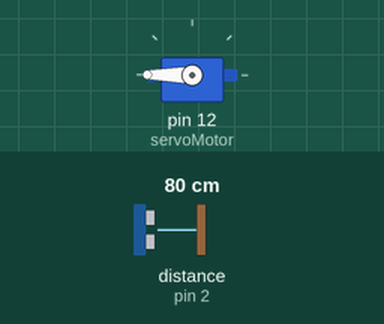
Simulated run of this sketch. Board: Arduino Uno, built with avr-gcc and run on an emulated ATmega328P. Parts: servo. Wiring (inferred from the names in the program): ultrasonic range finder: trigger pin 3; echo pin 2. Inputs (shaded band) come from the test bench; at power-on: distance to the obstacle (sensor on pin 2) 80 cm. The echo pulse lasts 58.3 µs per cm.

Above: at 1.2 s.
1.3 s: distance to the obstacle (sensor on pin 2) set to 2 cm
At 2.5 s:
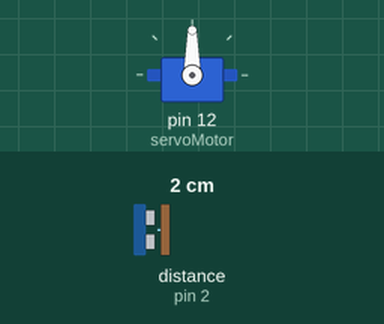
2.8 s: distance to the obstacle (sensor on pin 2) set to 9 cm
At 4.0 s:
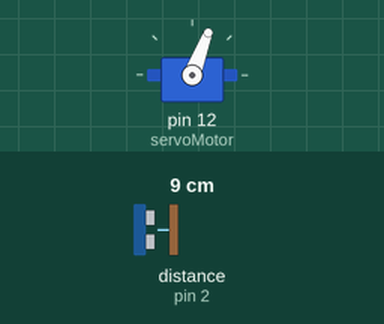
4.3 s: distance to the obstacle (sensor on pin 2) set to 18 cm
At 4.9 s:
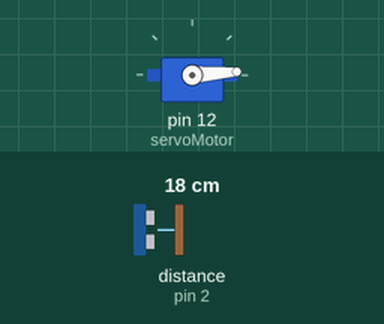
5.9 s: distance to the obstacle (sensor on pin 2) set to 4 cm
At 7.0 s:
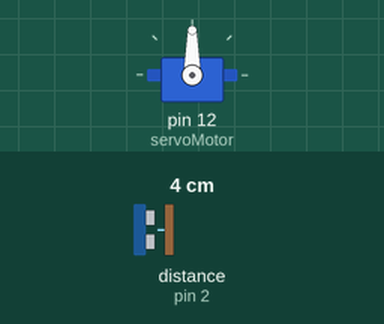
7.4 s: distance to the obstacle (sensor on pin 2) set to 35 cm
At 8.7 s:
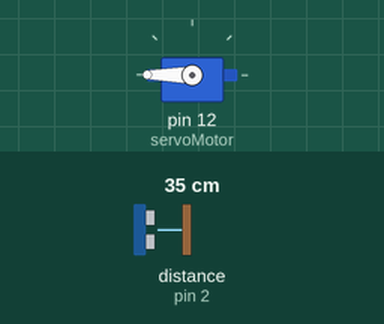
Timing chart, 0 to 9.9 s (numbered marks = the images above; inputs shaded):
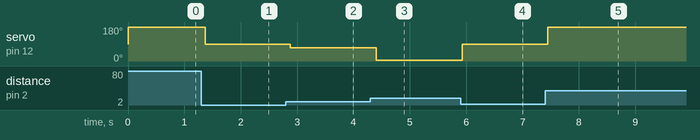

Measured:
- after the input at 1.3 s, servo on pin 12 (servoMotor): 180° → 90° after 0.07 s
- after the input at 2.8 s, servo on pin 12 (servoMotor): 90° → 69° after 0.08 s
- after the input at 4.3 s, servo on pin 12 (servoMotor): 69° → 4° after 0.10 s
- after the input at 5.9 s, servo on pin 12 (servoMotor): 4° → 90° at once
- after the input at 7.4 s, servo on pin 12 (servoMotor): 90° → 180° at once

The sketch:

elTakibi.ino
```cpp
#include <Servo.h>

Servo servoMotor;

const int trigPin = 3;
const int echoPin = 2;

long mesafe;
int aci;

void setup() {
  servoMotor.attach(12);
  pinMode(trigPin, OUTPUT);
  pinMode(echoPin, INPUT);
}

void loop() {
  // Mesafe sensörü ile nesnenin mesafesini ölçme
  digitalWrite(trigPin, LOW);
  delayMicroseconds(2);
  digitalWrite(trigPin, HIGH);
  delayMicroseconds(10);
  digitalWrite(trigPin, LOW);
  mesafe = pulseIn(echoPin, HIGH) * 0.034 / 2;

  // Elin konumuna göre servo motoru hareket ettirme
  aci = map(mesafe, 5, 30, 0, 180); // Mesafeyi 5-30 cm aralığından 0-180 derece aralığına dönüştür
  aci = constrain(aci, 0, 180); // Açıyı 0-180 derece aralığında tut

  // 90 derece ile başlayıp 0-90 ve 90-180 aralığında eşit paylaşılmış hareket
  if (aci <= 90) {
    servoMotor.write(map(aci, 0, 90, 90, 0));
  } else {
    servoMotor.write(map(aci, 90, 180, 90, 180));
  }

  delay(100);
}
```
